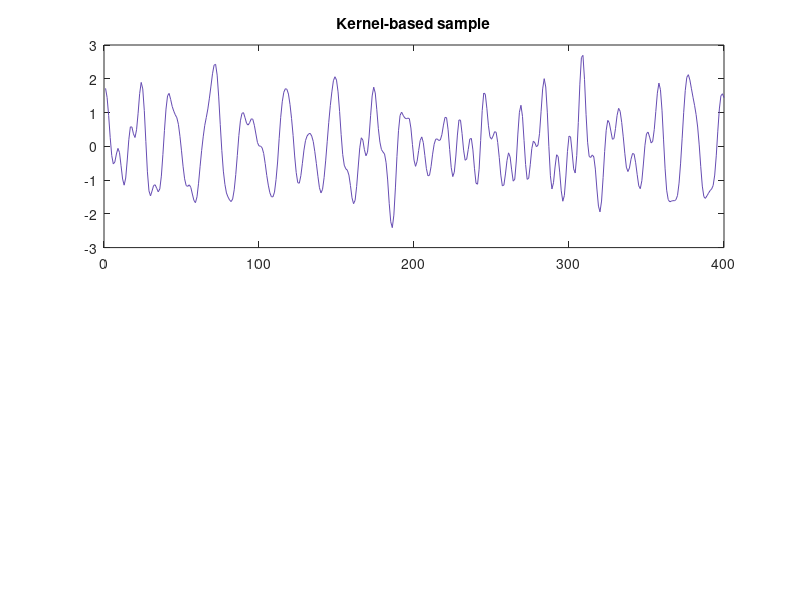

MATLAB code to generate this figure: (Note: this script raises an error after producing the figure.)
clear;
% sampling from the time-frequency model prior
  
  % parameters of the 3 periodic components / filters
  var =   [0.1   0.2   0.4]; % variance (sigma^2)
  len =   [30    15    50]; % lengthscale (smoothness)
  omega = [pi/4  pi/8  pi/12]; % centre frequency
  
  dt = 1; % time-step size
  kernel = 'matern32'; % 'exp', 'matern32' or 'se' 
  T = 400;
  t = linspace(1,T,T)';
  red = [0.7 0.3 0.4];blue = [0.4 0.3 0.7];green = [0.4 0.7 0.3];
  
  
  
  
%% Kernel-based sampling %%
tic; disp('kernel-based sampling');
  cov = zeros(T, T);
  for i=1:T
      for j=1:T
          r = abs(t(i) - t(j));
          if strcmp(kernel,'exp')
            cov(i, j) = sum(var .* cos(omega*r) .* exp(-r ./ len));
          elseif strcmp(kernel,'matern32')
            cov(i, j) = sum(var .* cos(omega*r) .* (1 + sqrt(3)*r./len) .* exp((-sqrt(3)) * r ./ len));
          elseif strcmp(kernel,'se')
            cov(i, j) = sum(var .* cos(omega*r) .* exp((-1/2) * r^2 ./ len.^2));
          end
      end
  end
  x_k = mvnrnd(zeros(1,size(cov,1)),cov);
toc  
  figure(1)
  subplot(2,1,1);cla
  plot(x_k,'Color',blue)
  title('Kernel-based sample'); legend off;
  
  
  


%% State space sampling %%
tic; disp('state-space sampling');
  D = length(omega);
  [A,Q,H,Pinf,K,tau1] = get_disc_model(len,var,omega,D,kernel);
  
  z = zeros(length(H),T);x_s = zeros(T,1);
  z(:,t(1)) = chol(Pinf)' * randn(length(H),1);
  x_s(t(1)) = H * z(:,t(1));
  for k=2:T
    z(:,t(k)) = A * z(:,t(k-1)) + chol(Q)' * randn(length(H),1);
    x_s(t(k)) = H * z(:,t(k));
  end
toc
  figure(1)
  subplot(2,1,2);cla
  plot(x_s,'Color',green)
  title('State space sample')

  
  
  
  
  
  
  
  
  
  
  
  
  

%% functions
  
% calculating state space form of Gaussian process covariance functions
  % exponential
  function [F,L,Qc,H,Pinf] = cf_exp_to_ss(magnSigma2, lengthScale)
    F = -1/lengthScale;% Feedback matrix  
    L = 1;% Noise effect matrix
    Qc = 2*magnSigma2/lengthScale;% Spectral density
    H  = 1;% Observation model
    Pinf = magnSigma2;%Stationary covariance
  end
  
  function [F,L,Qc,H,Pinf] = cf_matern32_to_ss(magnSigma2, lengthScale)
    lambda = sqrt(3)/lengthScale;% Derived constants
    F = [0,          1;
         -lambda^2,  -2*lambda];% Feedback matrix
    L = [0;   1];% Noise effect matrix
    Qc = 12*sqrt(3)/lengthScale^3*magnSigma2;% Spectral density
    H = [1,   0];% Observation model
    Pinf = [magnSigma2, 0;
            0,          3*magnSigma2/lengthScale^2];% Stationary covariance
  end
  
  % squared exponential
  function [F,L,Qc,H,Pinf] = cf_se_to_ss(magnSigma2, lengthScale, N)
    if nargin < 3 || isempty(N), N = 6; end
    kappa = 1/2/lengthScale^2;% Derived constants
    fn = factorial(N);% Precalculate factorial
    Qc = magnSigma2*sqrt(pi/kappa)*fn*(4*kappa)^N;% Process noise spectral density
    p = zeros(1,2*N+1);% Make polynomial
    for n=0:N
      p(end - 2*n) = fn*(4*kappa)^(N-n)/factorial(n)/(-1)^(n);
    end
    r = roots(p);% All the coefficients of polynomial p are real so roots are of form a+/-ib
    a = poly(r(real(r) < 0));%which means they are symmetrically distributed in the complex plane.
    F = diag(ones(N-1,1),1);% Feedback matrix
    F(end,:) = -a(end:-1:2); % Controllable canonical form
    L = zeros(N,1); L(end) = 1;% Noise effect matrix
    H = zeros(1,N); H(1) = 1;% Observation model
    Pinf = lyap(F,L*Qc*L');%Stationary covariance
  end
  
  
  function [A,Q] = lti_disc(F,L,Q,dt)
    A = expm(F*dt);% Closed form integration of transition matrix
    n   = size(F,1);% Closed form integration of covariance by matrix fraction decomposition
    Phi = [F L*Q*L'; zeros(n,n) -F'];
    AB  = expm(Phi*dt)*[zeros(n,n);eye(n)];
    Q   = AB(1:n,:)/AB((n+1):(2*n),:);
  end
  
  
  function [A,Q,H,Pinf,K,tau1] = get_disc_model(lenx,varx,omega,D,kernel)
  % Define the hyperparameters
  dt = 1;  % step size is 1 sample, regardless of sample rate
  w = omega;  % om
  
  lengthScale = lenx;
  magnSigma2 = varx;
  
  Qc1 = zeros(D,1);
  F1=[];L1=[];H1=[];Pinf1=[];
  for d=1:D
    % Construct the continuous-time SDE (from Solin+Sarkka AISTATS 2014)
    cf_to_ss = str2func(strcat('cf_',kernel,'_to_ss'));
    [F1d,L1d,Qc1d,H1d,Pinf1d] = cf_to_ss(magnSigma2(d), lengthScale(d));
    F1 = blkdiag(F1, F1d);
    L1 = vertcat(L1,L1d);
    Qc1(d) = Qc1d;
    H1 = horzcat(H1,H1d);
    Pinf1 = blkdiag(Pinf1,Pinf1d);
  end
  tau1 = length(L1d); % tau = model order (1 for Exponential, 2 for Matern 3/2, etc.)
  % Construct the continuous-time SDE: periodic (just a sinusoid) (from Solin+Sarkka AISTATS 2014)
  tau2=2; % real + imaginary
  F2=[];L2=[];Qc2=[];H2=[];
  for d=1:D
    F2 = blkdiag(F2,[0 -w(d); w(d) 0]);
    L2 = blkdiag(L2,eye(tau2));
    Qc2 = blkdiag(Qc2,zeros(tau2));
    H2 = horzcat(H2,[1 0]);
  end

  F2_kron=[];L=[];Qc=[];
  for d=1:D  % for higher-order models we must iterate to stack the kronecker products along the diagonal
    idx1 = tau1*(d-1)+1:tau1*d;
    idx2 = tau2*(d-1)+1:tau2*d;
    F2d = F2(idx2,idx2);
    F2d_kron = kron(eye(tau1),F2d);
    F2_kron = blkdiag(F2_kron,F2d_kron);
    L = blkdiag(L, kron(L1(idx1),L2(idx2,idx2)));
    Qc = blkdiag(Qc, kron(Qc1(d),L2(idx2,idx2)));
  end
  F = kron(F1,eye(tau2)) + F2_kron;
  H = kron(H1,[1 0]);
  Pinf = kron(Pinf1,eye(tau2));
  K = D*tau1; % model order
  % Solve the discrete-time state-space model (the function is from the EKF/UKF toolbox)
  [A,Q] = lti_disc(F,L,Qc,dt);
  
end